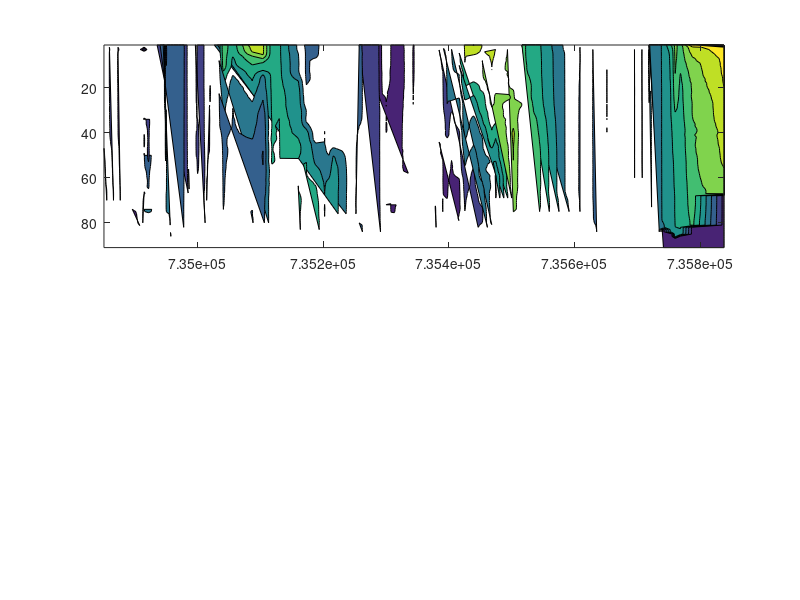

This figure's MATLAB source: (Note: this script raises an error after producing the figure.)
clear all; close all;
load ISA_CORRECTED.mat
pres = 1:91'; pres = pres';

figure(1)
AX1 = subplot(2,1,1);
[c,h] = contourf(date,pres,T);
axis ij
AX1.YLim = [0 100];
h.LineColor = 'k';
tick_locations = date(1:20:end);
set(AX1,'XTick',tick_locations)
datetick(gca,'x','mmm-yy','keepticks')

colormap(AX1,brewermap([14],'*RdBu'));
c = colorbar; ylabel(c,['Temperature C', char(176)]);


AX2 = subplot(2,1,2);
[c,h] = contourf(date,pres,S);
axis ij
AX2.YLim = [0 100];
h.LineColor = 'k';
tick_locations = date(1:20:end);
set(AX2,'XTick',tick_locations)
datetick(gca,'x','mmm-yy','keepticks')
set(gca, 'Clim', [31.1 34.9]);
colormap(AX2,brewermap([16],'Blues'));
c = colorbar; ylabel(c,['Salinity']);

figureHandle = gcf;
set(figureHandle,'color',[1 1 1]);   
set(figureHandle,'paperpositionmode','auto'); 
set(figureHandle,'pos',[9         513        1581         598]);
set(findall(figureHandle,'type','text'),'fontSize',14,'fontWeight','bold');
set(findall(figureHandle,'type','axes'),'fontSize',14,'fontWeight','bold');
fname=sprintf('%s','ISA_ALL_DATA.pdf'); 
export_fig(['../../Writing/Thesis/svalbard_oceangraphy/figures/',fname])    


% d1 = datenum(2013,1,1);
% d2 = datenum(2013,12,31);
% idx = find(date >=d1 & date <= d2)
% pres = 1:91'; pres = pres';
% contourf(date(idx), pres, T(:,idx));
% axis ij;
% h = colorbar;set(gca,'clim',[-2 7]);ylabel(h,'Temperature ^o C');
% datetick('x',12,'keepticks','keeplimits');
% colormap(brewermap([9],'*RdBu')); 
% set(gcf, 'color', [1 1 1],'pos',[145 117 1145 972]);
% ylabel('Depth (m)');
% fname = sprintf('ISA_2013_temp');
% print('-dpng',['..\..\Writing\Thesis\Figures\',fname]);
% close all
% contourf(date(idx), pres, S(:,idx));
% axis ij;
% h = colorbar;set(gca,'clim',[32 35]);ylabel(h,'Salinity');
% datetick('x',12,'keepticks','keeplimits');
% colormap(brewermap([6],'Blues')); 
% set(gcf, 'color', [1 1 1],'pos',[145 117 1145 972]);
% ylabel('Depth (m)');
% fname = sprintf('ISA_2013_sal');
% print('-dpng',['..\..\Writing\Thesis\Figures\',fname]);